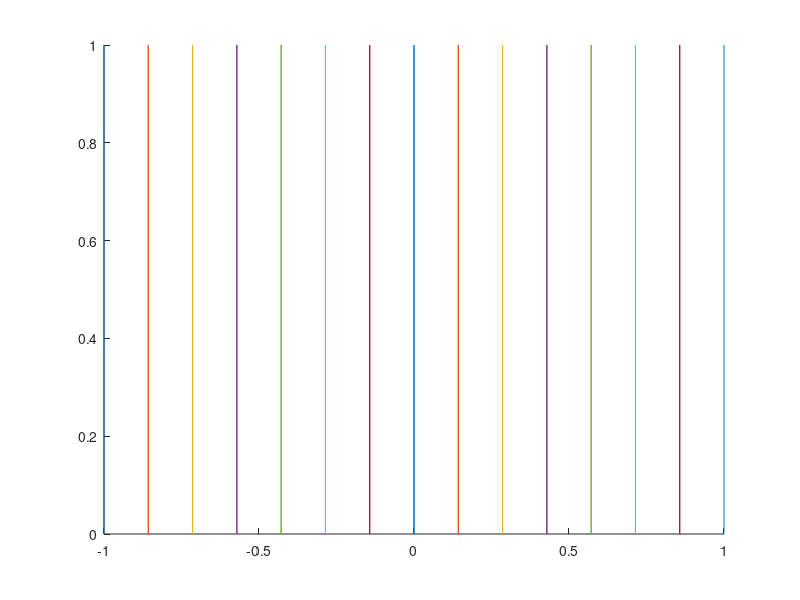
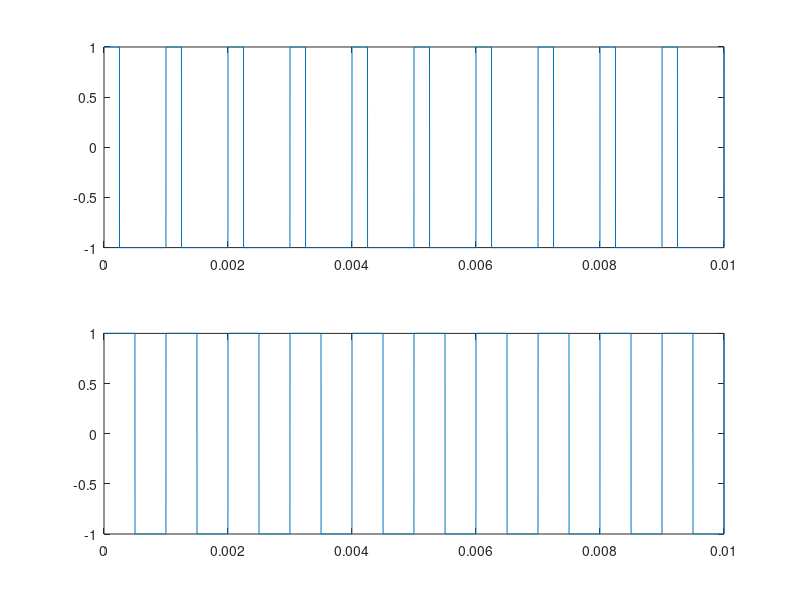

These charts were generated, in order, by the following MATLAB code:
clear; close all; clc;

%Exercise - 4
%Generate the following signals,
%(a) An impulse train with period 1ms. Plot atleast 5-10 cycles.
%(b) A pulse train with period 1ms and a duty cycle of (i) 0.25, (ii) 0.5. Plot atleast 10 cycles. Hint: You could use the impulse train in (a) to generate the pulse train

t=-1:1e-6:1;

%(a)
i= @(t) t==0|abs(t)<=1e-6;
x=linspace(-1,1,15);
figure;hold on;
for j = 1:length(x)
    plot(t,i(t-x(j)));
end

%(b)
t=0:1e-6:10e-3;

T=1e-3; %Time Period in seconds
sqSig = @(D) square(1./T.*2*pi.*t,D*100); %D=Duty Cycle in fraction
figure;
subplot(2,1,1); plot(t,sqSig(0.25));
subplot(2,1,2); plot(t,sqSig(0.5));